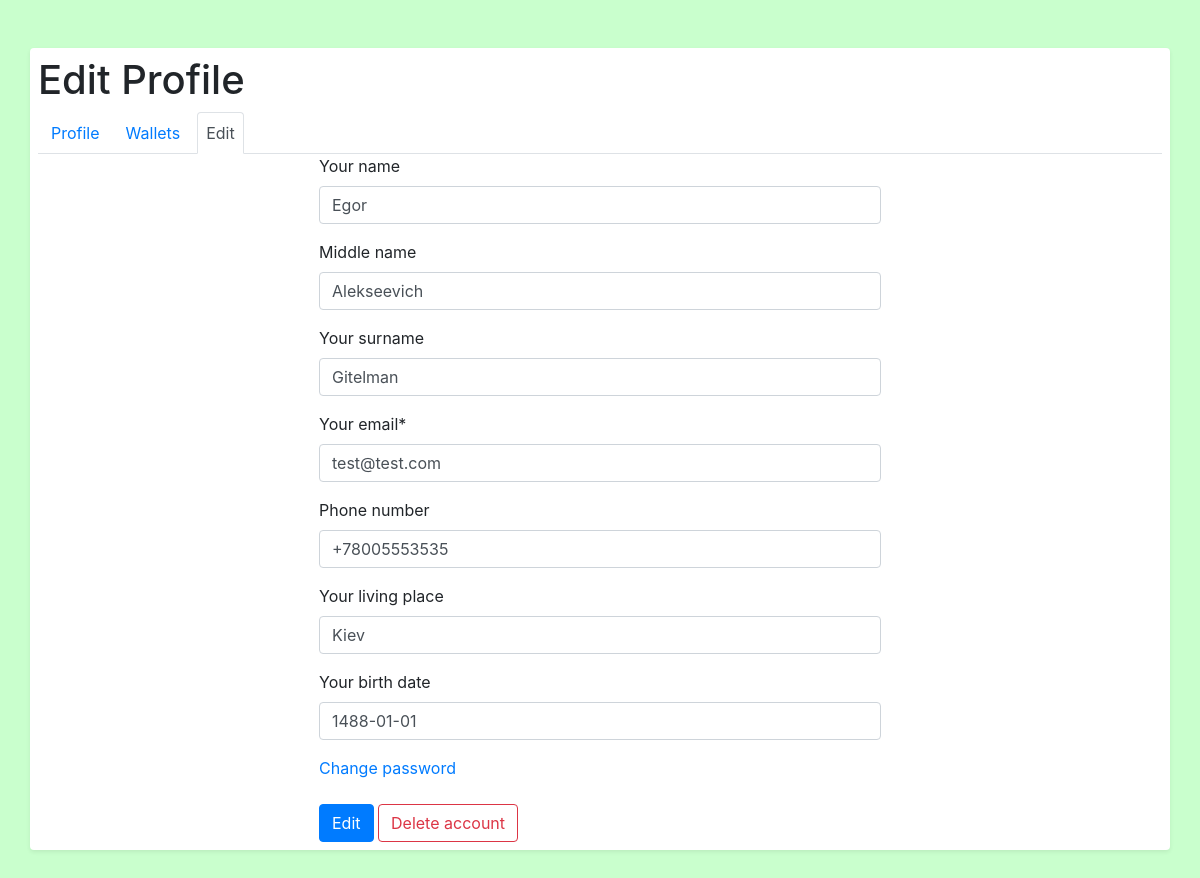
The page /profile/edit/ (signed in) on the database its author committed.
### accounts/models.py (models this page shows, shortened)
class Person(AbstractBaseUser, PermissionsMixin, PersonMixin):
    first_name = models.CharField(
        _('Your name'),
        max_length=30,
        blank=True,
        validators=[MinLengthValidator(2)]
    )
    last_name = models.CharField(
        _('Your surname'),
        max_length=40,
        blank=True,
        validators=[MinLengthValidator(2)]
    )
    email = models.EmailField(_('Your email'), unique=True)
    is_staff = models.BooleanField(
        _('staff status'),
        default=False,
        help_text=_('Designates whether person can log into the admin site'),
    )
    is_active = models.BooleanField(
        _('active'),
        default=True,
        help_text=_(
            'Designates whether this person should be treated as active.'
            ' Unselect this instead of deleting accounts.'
        ),
    )
    created_date = models.DateTimeField(default=timezone.now)
    objects = PersonManager()
    EMAIL_FIELD = 'email'
    USERNAME_FIELD = 'email'
    REQUIRED_FIELDS = []
    class Meta:
        verbose_name = _('person')
        verbose_name_plural = _('persons')

### profiles/views.py (the view, shortened to what this page needs)
# urls.py: path('edit/', views.EditProfile.as_view(), name='edit_profile'),
class EditProfile(FormView):
    form_class = forms.PersonEditForm
    template_name = 'profiles/edit.html'
    @method_decorator(login_required)
    def get(self, request, *args, **kwargs):
        form = forms.PersonEditForm(instance=request.user)
        ctx = self.get_context_data()
        ctx['form'] = form
        return render(request, self.template_name, ctx)
    def get_context_data(self, **kwargs):
        ctx = super().get_context_data(**kwargs)
        ctx.update({
            'title': 'Edit Profile',
            'settings_a': 'active',
            'settings_d': 'disabled',
        })
        return ctx

### profiles/forms.py
class PersonEditForm(forms.ModelForm):
    class Meta:
        model = Person
        fields = [
            'first_name', 'middle_name',
            'last_name', 'email', 'phone_number',
            'living_place', 'birth_date',
        ]

### authapp/authentication.py (called while the page is built)
    def get_user(self, person_pk):
        try:
            return get_user_model().objects.get(pk=person_pk)
        except get_user_model().DoesNotExist:
            return None

### templates/profiles/edit.html (shortened to what this page needs)
{% extends "profiles/base_profile.html" %}
{% load crispy_forms_tags %}
{% block blck %}
	<div class="w-50 mx-auto">
		<form method="POST" enctype="multipart/form-data">
			{{ form|crispy }}
			<a href="{% url 'authapp:password_change' %}?next={% url 'profiles:edit_profile' %}">Change password</a><br><br>
			<input type="submit" value="Edit" class="btn btn-primary">
			<a href="{% url 'profiles:profile_deleting' %}" class="btn btn-outline-danger">Delete account</a>
		</form>
	</div>
{% endblock blck %}

### templates/super.html (style rules this page uses)
a { text-decoration: none !important; }
body { background-color: #c9ffcd; }

### rows shown on the page
Person: first_name "Egor", middle_name "Alekseevich", last_name "Gitelman", email "test@test.com", phone_number "+78005553535", living_place "Kiev", birth_date "1488-01-01"

### other values the page prints
{{ title }} "Edit Profile"
